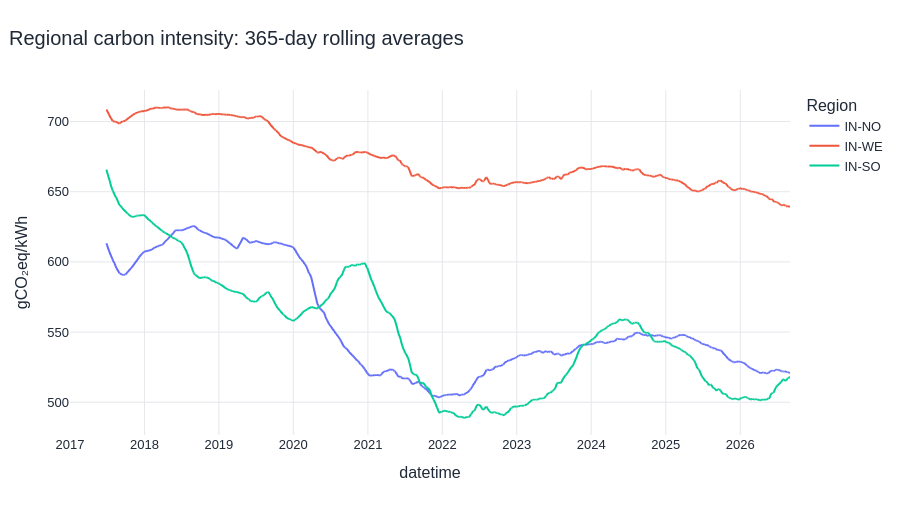

The code cell stored with this chart in its notebook:
### Markdown cell above
## 2. Regional level and long-term trend

*Compare daily carbon intensity and its one-year rolling mean*

Hover and zoom to inspect any period. The thicker rolling line helps separate long-term movement from day-to-day noise.

### Code cell
daily_parts = []
for region, frame in frames.items():
    daily = frame["carbon"].resample("D").mean().to_frame("Carbon intensity")
    daily["365-day mean"] = daily["Carbon intensity"].rolling(365, min_periods=180).mean()
    daily["Region"] = region
    daily_parts.append(daily.reset_index())
daily_all = pd.concat(daily_parts, ignore_index=True)
fig = px.line(daily_all, x="datetime", y="365-day mean", color="Region",
              title="Regional carbon intensity: 365-day rolling averages")
fig.update_yaxes(title="gCO₂eq/kWh")
show_chart(fig)

level_rows = []
for region, frame in frames.items():
    first = frame["carbon"].iloc[:365 * 24].mean()
    last = frame["carbon"].iloc[-365 * 24:].mean()
    level_rows.append({"Region": region, "Full-period mean": frame["carbon"].mean(),
                       "First-year mean": first, "Latest-year mean": last,
                       "Change": last - first, "Renewable mean (%)": frame["renewable_pct"].mean()})
levels = pd.DataFrame(level_rows).sort_values("Full-period mean")
display(levels.round(2))
cleanest = levels.iloc[0]["Region"]
dirtiest = levels.iloc[-1]["Region"]
display(Markdown(
    f"**{cleanest}** has the lowest full-period average, while **{dirtiest}** has the highest. "
    "The change column shows that regional decarbonization has not happened at the same speed, so one national average would hide useful differences."
))

### Figure 1 — Plotly figure (JSON) as saved in the notebook; plotly's stock layout.template omitted (floating-point values rounded to 4 significant figures; data arrays with more than 128 entries replaced by an {"elided": "..."} marker saying what was removed)
{"data": [{"hovertemplate": "Region=IN-NO<br>datetime=%{x}<br>365-day mean=%{y}<extra></extra>", "legendgroup": "IN-NO", "line": {"color": "#636efa", "dash": "solid"}, "marker": {"symbol": "circle"}, "mode": "lines", "name": "IN-NO", "showlegend": true, "type": "scattergl", "x": {"elided": "3532 str values"}, "xaxis": "x", "y": {"elided": "3532 float values"}, "yaxis": "y"}, {"hovertemplate": "Region=IN-WE<br>datetime=%{x}<br>365-day mean=%{y}<extra></extra>", "legendgroup": "IN-WE", "line": {"color": "#EF553B", "dash": "solid"}, "marker": {"symbol": "circle"}, "mode": "lines", "name": "IN-WE", "showlegend": true, "type": "scattergl", "x": {"elided": "3532 str values"}, "xaxis": "x", "y": {"elided": "3532 float values"}, "yaxis": "y"}, {"hovertemplate": "Region=IN-SO<br>datetime=%{x}<br>365-day mean=%{y}<extra></extra>", "legendgroup": "IN-SO", "line": {"color": "#00cc96", "dash": "solid"}, "marker": {"symbol": "circle"}, "mode": "lines", "name": "IN-SO", "showlegend": true, "type": "scattergl", "x": {"elided": "3532 str values"}, "xaxis": "x", "y": {"elided": "3532 float values"}, "yaxis": "y"}], "layout": {"autosize": true, "font": {"color": "#1f2937", "family": "Arial, sans-serif", "size": 13}, "height": 520, "hoverlabel": {"font": {"size": 13}}, "legend": {"title": {"text": "Region"}, "tracegroupgap": 0}, "margin": {"b": 85, "l": 70, "r": 45, "t": 90}, "title": {"font": {"size": 20}, "text": "Regional carbon intensity: 365-day rolling averages", "x": 0.01, "xanchor": "left"}, "xaxis": {"anchor": "y", "automargin": true, "domain": [0.0, 1.0], "gridcolor": "#e5e7eb", "showgrid": true, "title": {"text": "datetime"}}, "yaxis": {"anchor": "x", "automargin": true, "domain": [0.0, 1.0], "gridcolor": "#e5e7eb", "showgrid": true, "title": {"text": "gCO₂eq/kWh"}, "zeroline": false}}}
